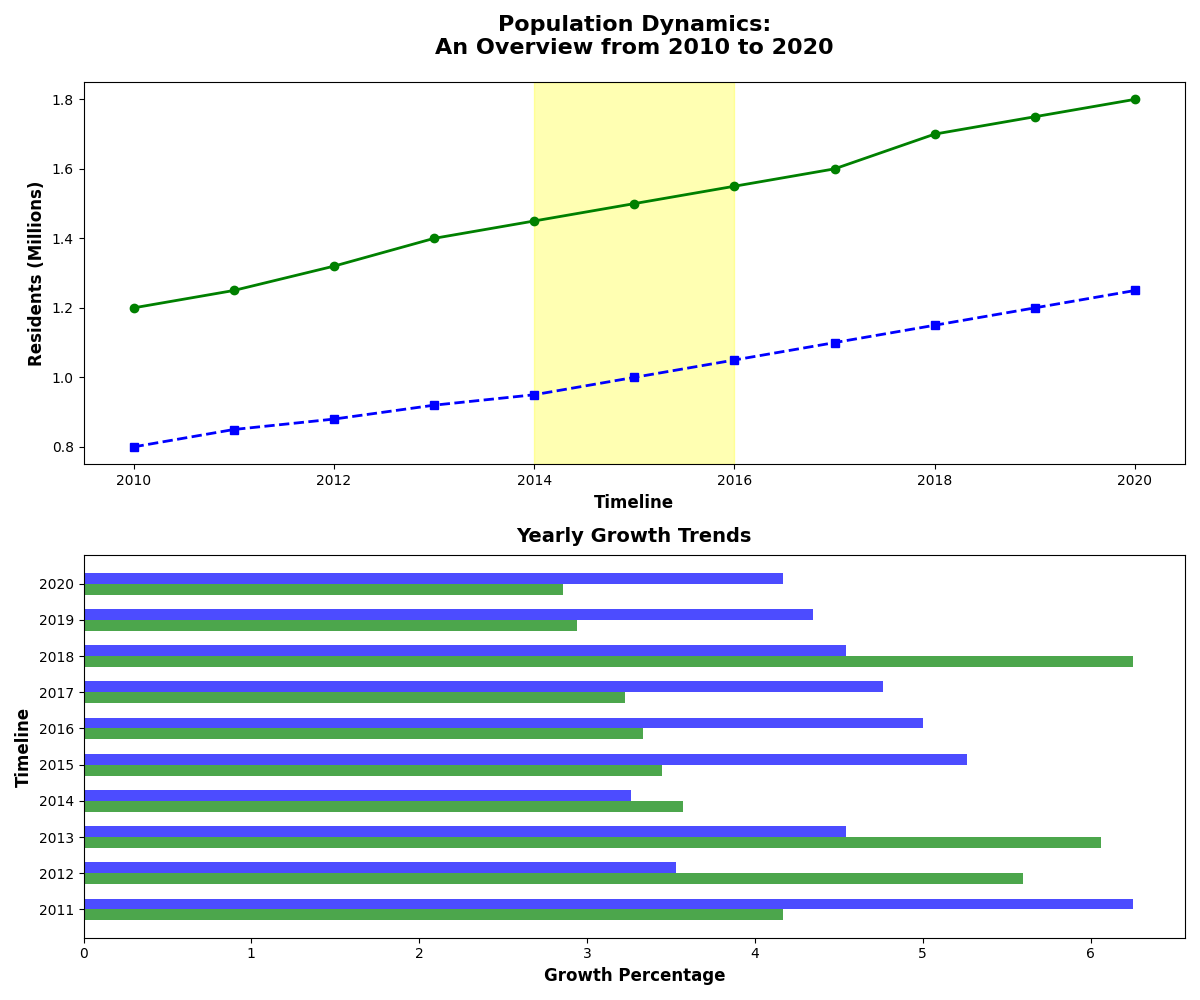

Here is the Python script that generated this plot:
import matplotlib.pyplot as plt
import numpy as np

years = np.arange(2010, 2021)
city1_population = [1.2, 1.25, 1.32, 1.40, 1.45, 1.50, 1.55, 1.60, 1.70, 1.75, 1.80]
city2_population = [0.8, 0.85, 0.88, 0.92, 0.95, 1.00, 1.05, 1.10, 1.15, 1.20, 1.25]

def calculate_annual_growth_rate(data):
    return [100 * (data[k+1] - data[k]) / data[k] for k in range(len(data)-1)]

city1_growth = calculate_annual_growth_rate(city1_population)
city2_growth = calculate_annual_growth_rate(city2_population)

fig, (ax1, ax2) = plt.subplots(2, 1, figsize=(12, 10))

# Shuffle the colors for the plot
ax1.plot(years, city1_population, marker='o', linestyle='-', color='green', linewidth=2)
ax1.plot(years, city2_population, marker='s', linestyle='--', color='blue', linewidth=2)
ax1.set_title("Population Dynamics:\nAn Overview from 2010 to 2020", fontsize=16, fontweight='bold', pad=20)
ax1.set_xlabel('Timeline', fontsize=12, fontweight='bold')
ax1.set_ylabel('Residents (Millions)', fontsize=12, fontweight='bold')
ax1.axvspan(2014, 2016, color='yellow', alpha=0.3)

ind = np.arange(len(city1_growth))
width = 0.3

ax2.barh(ind - width/2, city1_growth, height=width, color='green', alpha=0.7)
ax2.barh(ind + width/2, city2_growth, height=width, color='blue', alpha=0.7)
ax2.set_title('Yearly Growth Trends', fontsize=14, fontweight='bold', pad=10)
ax2.set_xlabel('Growth Percentage', fontsize=12, fontweight='bold')
ax2.set_ylabel('Timeline', fontsize=12, fontweight='bold')
ax2.set_yticks(ind)
ax2.set_yticklabels(years[1:])

plt.tight_layout()
plt.show()
